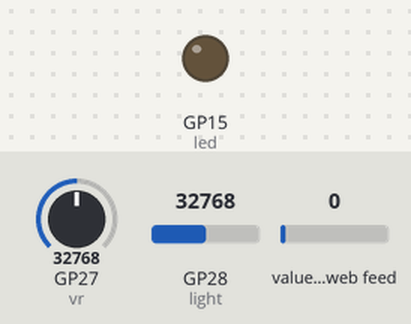
The program below on a simulated Raspberry Pi Pico running MicroPython. On the bench: output pins drawn as LEDs (lit = HIGH). The test bench sets the inputs (shaded band); at power-on: GP27 (vr) = 32768, GP28 (light) = 32768, value of the web feed 0 (analog values on the 0–65535 scale). WiFi joins after 1.5 s; requests to the public web service named in the program get a made-up reply in its usual format after 0.4 s (London, UTC, broken clouds, 64 % humidity, 1013 hPa unless stated); what the program prints to the serial console is not drawn.

Above: at 1.0 s.
At 12.2 s:
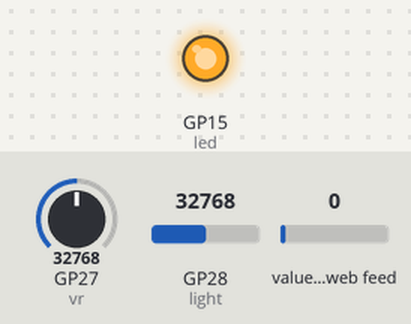
Timing chart, 0 to 13.0 s (numbered marks = the images above):
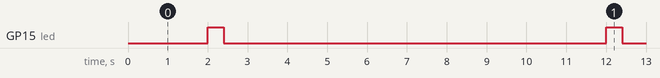

The program:

pico14_1.py
```python
from machine import Timer,Pin,ADC
import time
from tools import connect,reconnect
import urequests as requests


def fun10(t:Timer | None = None):
    light_value = light.read_u16()
    vr_value = vr.read_u16()
    url = f'https://blynk.cloud/external/api/batch/update?token=-KbMBBGu5P410XNnXqs-e18vc24DiAOU&v0={light_value}&v1={vr_value}'
    try:
        led.value(1)
        response = requests.get(url)
    except:
        reconnect()
    else:
        if response.status_code == 200:
            print("傳送成功")
        else:
            print("傳送失敗")
        response.close()
    led.value(0)


def fun500ms(t:Timer):
    print(f'light:{light.read_u16()}')
    print(f'vr:{vr.read_u16()}')

connect()
led = Pin(15, Pin.OUT)
light = ADC(Pin(28))
vr = ADC(Pin(27))
timer10 = Timer(period=10000, mode=Timer.PERIODIC, callback=fun10)
timer500ms = Timer(period=500, mode=Timer.PERIODIC, callback=fun500ms)
fun10()
```

tools.py
```python
import network
import urequests as requests
import time
import rp2
from machine import WDT

rp2.country('TW')


ssid = 'yioyioman'
password = '0912886806'

wlan = network.WLAN(network.STA_IF)
wlan.active(True)
wlan.connect(ssid, password)
wlan.config(pm = 0xa11140)

def connect():

    #等待連線或失敗
    #status=0,1,2正在連線
    #status=3連線成功
    #<1,>=3失敗的連線
    max_wait = 10

    while max_wait > 0:
        status = wlan.status()
        if status < 0 or status >= 3:
            break
        max_wait -= 1
        print("等待連線")
        time.sleep(1)

    #處理錯誤
    if wlan.status() != 3:
        print('連線失敗,重新開機')
        #raise RuntimeError('連線失敗')
        wdt = WDT(timeout=2000)
        wdt.feed()
    else:
        print('連線成功')
        status = wlan.ifconfig()
        print(f'ip={status[0]}')


def reconnect():
    if wlan.status() == 3: #還在連線,只是傳送的server無回應
        print(f"無法連線({wlan.status()})")
        return
    else:
        print("嘗試重新連線")
        wlan.disconnect()
        wlan.connect(ssid, password)
        connect()
        
```

Measured:
- by itself, GP15 (led): alternates HIGH for 0.40 s and LOW for 9.6 s
